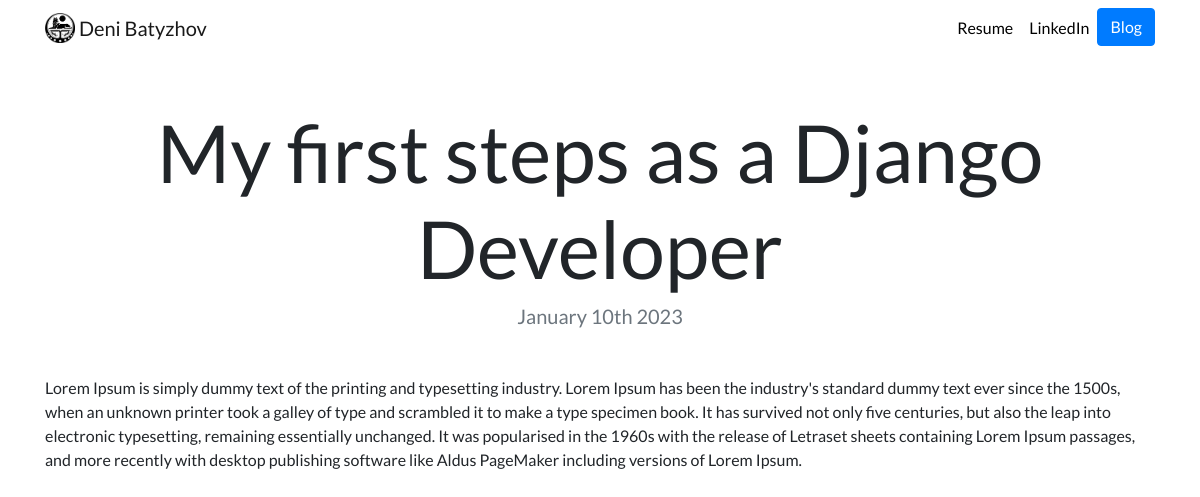
/blog/5/, run on the app's committed database.
### blog/models.py (models this page shows, shortened)
class Blog(models.Model):
    title = models.CharField(max_length=100)
    date = models.DateField()
    description = models.TextField()

### blog/views.py (the view)
# urls.py: path('<int:blog_id>/', views.detail, name='detail'),
def detail(request, blog_id):
    blog = get_object_or_404(Blog, pk=blog_id)
    return render(request, 'blog/detail.html', {'blog': blog})

### blog/templates/blog/detail.html
{% extends "portfolio/base.html" %}
{% load static %}
{% block content %}
<h1 class="text-center mt-5" id="blogdetailtitle">{{ blog.title }}</h1>
<h5 class="text-center text-muted mb-5">{{ blog.date|date:'F jS Y' }}</h5>
{{ blog.description|safe }}
{% endblock %}

### portfolio/static/portfolio/custom.css (style rules this page uses)
body { font-family: 'Lato', sans-serif; }
@media (min-width: 992px) { #blogdetailtitle { font-size: 5rem; } }

### data on the page
Blog: title "My first steps as a Django Developer", date "January 10th 2023", description "Lorem Ipsum is simply dummy text of the printing and typesetting industry. Lorem Ipsum has been the industry's standard dummy text ever since the 1500s, when an unknown printer took a galley of type and scrambled it to make a type specimen book. It has survived not only five centuries, but also the leap into electronic typesetting, remaining essentially unchanged. It was popularised in the 1960s with the release of Letraset sheets containing Lorem Ipsum passages, and more recently with desktop publishing software like Aldus PageMaker including versions of Lorem Ipsum."
